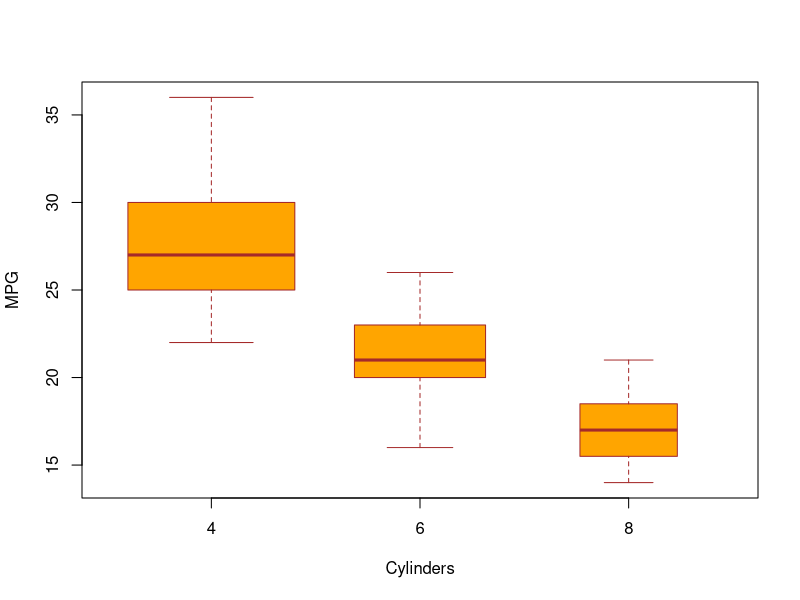

Here is the R script that generated this plot:
Auto = read.csv("Final Cars Data.csv", stringsAsFactors = T)
Auto = subset(Auto, Cylinders>=4 & Cylinders<=8)


# Boxplot MPG
boxplot(Combined.Mpg~Cylinders, 
        data = Auto,
        col="orange",
        border= "brown",
        varwidth =T,
        xlab="Cylinders",
        ylab="MPG")

one.way = aov(Combined.Mpg~Cylinders,
              data = Auto)
